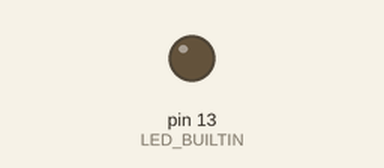
A sketch run on a simulated Arduino Uno, built with avr-gcc and run on an emulated ATmega328P. On the bench: output pins drawn as LEDs (lit = HIGH).

Above: at 1.0 s.
At 3.0 s:
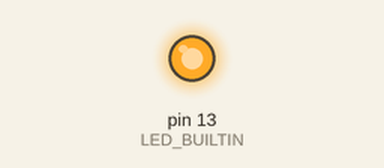
Timing chart, 0 to 5.2 s (numbered marks = the images above):
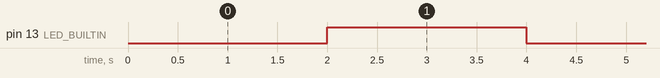

The sketch:

0_blink_led.ino
```cpp
const int waitingTime = 2000;   // 2 seconds
bool ledState = LOW;

void setup() { pinMode(LED_BUILTIN, OUTPUT); }

void loop()
{
  digitalWrite(LED_BUILTIN, ledState);
  delay(waitingTime);

  ledState = !ledState;
}
```

Measured:
- by itself, pin 13 (LED_BUILTIN): alternates HIGH for 2.0 s and LOW for 2.0 s
